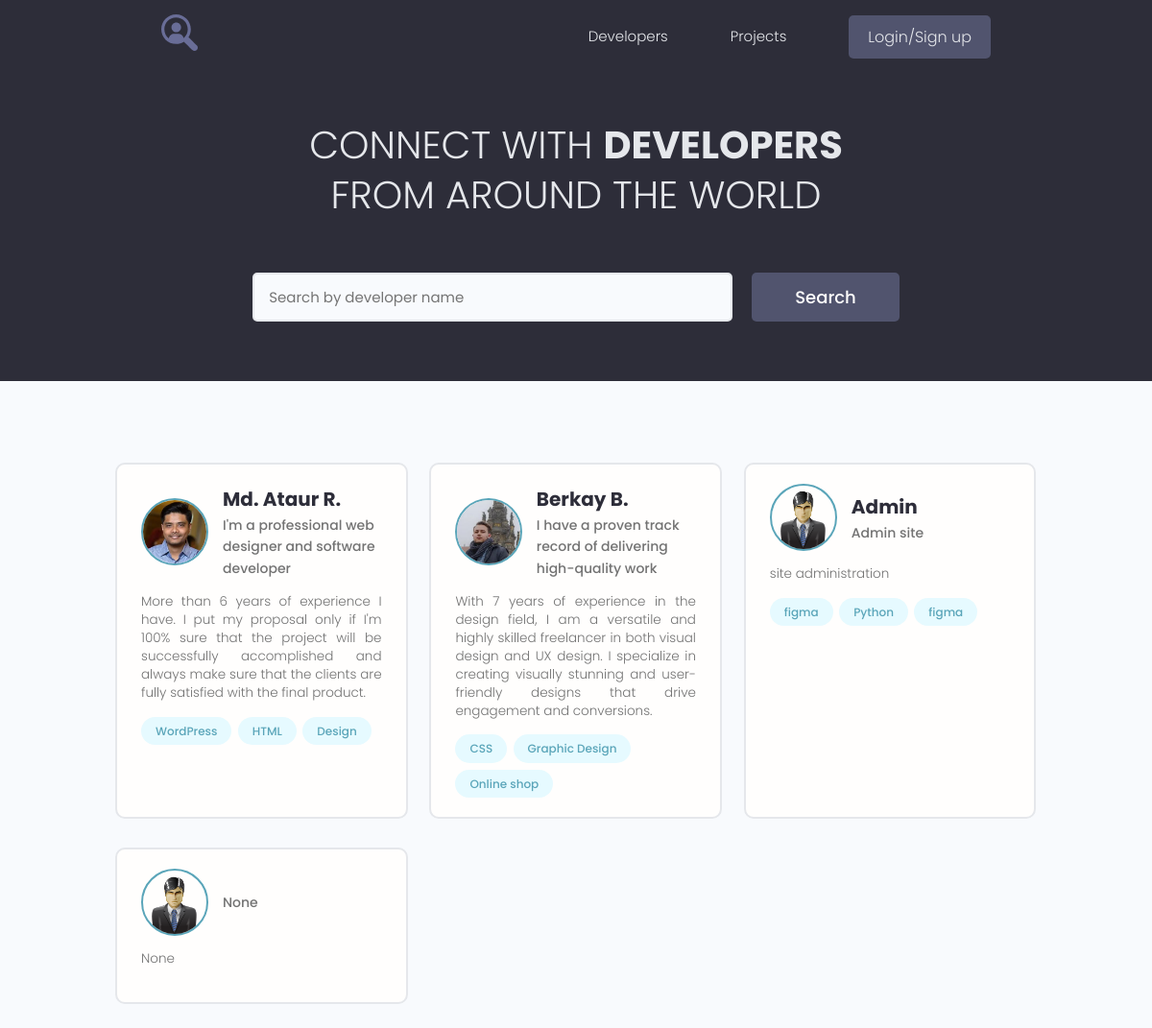
The page / on the database its author committed.
### users/models.py (models this page shows, shortened)
class Profile(models.Model):
    user = models.OneToOneField(User, on_delete=models.CASCADE, blank=True, null=True)
    name = models.CharField(max_length=200, blank=True, null=True)
    email = models.EmailField(max_length=500,blank=True,null=True)
    username = models.CharField(max_length=200,blank=True,null=True)
    short_info = models.CharField(max_length=200,blank=True,null=True)
    bio = models.TextField(blank=True,null=True)
    image = models.ImageField(upload_to='profiles/', blank=True,null=True,
      default='profiles/user-default.png')
    social_github = models.CharField(max_length=200, blank=True, null=True)
    social_youtube = models.CharField(max_length=200, blank=True, null=True)
    social_website = models.CharField(max_length=200, blank=True, null=True)
    created = models.DateTimeField(auto_now_add=True)

class Skill(models.Model):
    owner = models.ForeignKey(Profile,on_delete=models.CASCADE, blank=True,null=True)
    name = models.CharField(max_length=200, blank=True, null=True)
    description = models.TextField(blank=True, null=True)
    created = models.DateTimeField(auto_now_add=True)
    def __str__(self):
        return self.name

### users/views.py (the view)
# urls.py: path('', views.profiles, name='profiles'),
def profiles(request):
    profs, search_query = search_profiles(request)
    context = {'profiles': profs, 'search_query': search_query}
    return render(request, 'users/index.html', context)

### users/utils.py (called while the page is built)
def search_profiles(request):
    search_query = request.GET.get('search_query') if request.GET.get('search_query') else ''
    skills = Skill.objects.filter(name__iexact=search_query)
    profs = Profile.objects.distinct().filter(Q(name__icontains=search_query) |
                                                  Q(short_info__icontains=search_query) |
                                                  Q(skill__in=skills))
    return profs, search_query

### users/templates/users/index.html (shortened to what this page needs)
{% extends 'project/base.html' %}
{% block content %}
<main class="home">
    <section class="hero-section text-center">
        <div class="container container--narrow">
            <div class="hero-section__box">
                <h2>CONNECT WITH <span>DEVELOPERS</span></h2>
                <h2>FROM AROUND THE WORLD</h2>
            </div>
            <div class="hero-section__search">
                <form class="form" action="{% url 'profiles' %}" method="get">
                    <div class="form__field">
                        <input class="input input--text" id="formInput#search" type="text" name="search_query" value="{{ search_query }}"
                               placeholder="Search by developer name"/>
                    </div>
                    <input class="btn btn--sub btn--lg" type="submit" value="Search"/>
                </form>
            </div>
        </div>
    </section>
    <section class="devlist">
        <div class="container">
            <div class="grid grid--three">
                {% for profile in profiles  %}
                <div class="column card">
                    <div class="dev">
                        <a href="{% url 'user_profile' profile.id %}" class="card__body">
                            <div class="dev__profile">
                                <img class="avatar avatar--md" src="{{ profile.image.url }}"
                                     alt="image"/>
                                <div class="dev__meta">
                                    <h3>{{ profile.name }}</h3>
                                    <h5>{{ profile.short_info }}</h5>
                                </div>
                            </div>
                            <p class="dev__info">
                                {{ profile.bio }}
                            </p>
                            <div class="dev__skills">
                                {% for skill in profile.skill_set.all|slice:"3" %}
                                <span class="tag tag--pill tag--main">
                                    <small>{{ skill }}</small>
                                </span>
                                {% endfor %}
                            </div>
                        </a>
                    </div>
                </div>
                {% endfor %}
            </div>
        </div>
    </section>
</main>
{% endblock %}

### project/templates/project/base.html (shortened to what this page needs)
<!DOCTYPE html>
{% load static %}
<html lang="en">
<head>
   <link rel="stylesheet" href="https://maxcdn.bootstrapcdn.com/font-awesome/4.5.0/css/font-awesome.min.css">
  <link rel="stylesheet" href="{% static 'uikit/styles/uikit.css' %}" />
  <link rel="stylesheet" href="{% static 'styles/app.css'%}" />
</head>
<body>
{% include 'project/navbar.html' %}
{% block content %}
{% endblock %}
</body>
</html>

### project/templates/project/navbar.html (shortened to what this page needs)
{% load static %}
<header class="header">
    <div class="container container--narrow">
      <a href="{% url 'profiles' %}" class="header__logo">
        <img src="{% static 'images/logo.svg' %}" alt="DevSearch Logo" />
      </a>
      <nav class="header__nav">
          <ul class="header__menu">
          <li class="header__menuItem"><a href="{% url 'profiles' %}">Developers</a></li>
          <li class="header__menuItem"><a href="{% url 'projects' %}">Projects</a></li>
            {% if request.user.is_authenticated %}
            <li class="header__menuItem"><a href="{% url 'inbox' %}">Inbox</a></li>
            <li class="header__menuItem"><a href="{% url 'account' %}">Account</a></li>
            <li class="header__menuItem"><a href="{% url 'create-project' %}">Add project</a></li>
            <li class="header__menuItem"><a href="{% url 'logout' %}" class="btn btn--sub">Logout</a></li>
            {% else %}
          <li class="header__menuItem"><a href="{% url 'login' %}" class="btn btn--sub">Login/Sign up</a></li>
            {% endif %}
        </ul>
      </nav>
    </div>
  </header>

### project/static/styles/app.css (style rules this page uses)
:root { --color-sub: #2d2d39; }
.btn--sub { background-color: var(--color-sub-light); }
.card { border: 2px solid var(--color-light); }
img { width: 100%; }
.header { position: sticky; z-index: 111; background-color: var(--color-sub); padding: 1.5rem 0; }
.header > .container { display: flex; justify-content: space-between; align-items: center; }
.header__logo > img { height: 3.8rem; }
.header__nav > ul { display: inline-flex; align-items: center; list-style: none; gap: 6.5rem; }
.header__menuItem > a { color: var(--color-light); font-weight: 300; }
.hero-section { height: 40vh; display: flex; align-items: center; background-color: var(--color-sub); }
.hero-section__box { margin-bottom: 4rem; }
.hero-section__box > h2, .hero-section__box > h2 > span { font-size: 4rem; color: var(--color-light); line-height: 1.3; text-transform: uppercase; }
.hero-section__box > h2 { font-weight: 300; }
.hero-section__box > h2 > span { font-weight: 700; }
.hero-section__search > .form { display: flex; align-items: center; justify-content: center; gap: 2rem; }
.hero-section__search > .form input.input--text { width: 50rem; }
.devlist { margin-top: 8rem; }
.devlist .grid { align-items: stretch; }
.devlist .dev .dev__profile { display: flex; align-items: center; gap: 1.5rem; }
.devlist .dev .dev__meta h3 { color: var(--color-sub); font-size: 2rem; font-weight: 700; }
.devlist .dev .dev__meta h5 { color: var(--color-text); font-size: 1.4rem; font-weight: 500; }
.devlist .dev .dev__info { margin: 1.5rem 0; font-size: 1.35rem; line-height: 1.4; text-align: justify; }

### project/static/uikit/styles/modules/_variables.css (style rules this page uses)
:root { --color-main: #5aa5b9; --color-main-light: #e6faff; --color-sub: #3f4156; --color-sub-light: #51546e; --color-sub-lighter: #ededfd; --color-text: #737373; --color-gray: #8b8b8b; --color-light: #e5e7eb; --color-light-gray: #767676; --color-bg: #f8fafd; --color-white: #fffefd; --color-white-light: #f3f3f3; --color-success: #359e64; --color-success-bg: #def8e8; --color-error: #fc4b0b; --color-error-bg: #fff2ee; --font-base: 'Poppins', arial, helvetica, 'Segoe UI', roboto, ubuntu, sans-serif; --font-monospace: 'Fira Code', 'Courier New', courier, monospace; --font-regular: 300; --font-medium: 500; --font-bold: 700; --generic-shadow: 1px 1px 5px #00000010; --generic-transition: all 0.3s ease-in-out; }

### project/static/uikit/styles/modules/_base.css (style rules this page uses)
* { margin: 0; padding: 0; box-sizing: border-box; text-rendering: optimizeLegibility; color: inherit; font-size: inherit; }
html { font-size: 50%; }
@media only screen and (min-width: 480px) { html { font-size: 56.25%; } }
@media only screen and (min-width: 1200px) { html { font-size: 62.5%; } }
body { line-height: 1.6; font-weight: 400; font-size: 1.5rem; color: var(--color-text); background-color: var(--color-bg); min-height: 100vh; }

### project/static/uikit/styles/modules/_typography.css (style rules this page uses)
* { font-family: var(--font-base); }
h2 { font-size: 3.6rem; font-weight: var(--font-bold); }
h3 { font-size: 3.2rem; font-weight: var(--font-medium); }
h5 { font-size: 2.4rem; font-weight: var(--font-medium); }
h5, h6 { font-weight: var(--font-regular); }
p, span, strong { font-size: 1.6rem; color: var(--color-text); font-weight: var(--font-regular); }
a { padding-bottom: 2px; text-decoration: none; display: inline-block; color: var(--color-main); font-weight: var(--font-medium); }

### project/static/uikit/styles/modules/_utilities.css (style rules this page uses)
.container { width: 92%; max-width: 165rem; margin: 0 auto; box-sizing: border-box; }
.container--narrow { width: 92%; max-width: 120rem; }
@media screen and (min-width: 1000px) { .container { width: 90%; } }
@media screen and (min-width: 1000px) { .container--narrow { width: 85%; } }
@media screen and (min-width: 1200px) { .container { width: 80%; } }
@media screen and (min-width: 1200px) { .container--narrow { width: 72%; } }
.text-center { text-align: center; }

### project/static/uikit/styles/modules/_avatar.css (style rules this page uses)
.avatar { border-radius: 50%; border: 2px solid var(--color-main); object-fit: cover; }
.avatar--md { height: 7rem; width: 7rem; }

### project/static/uikit/styles/modules/_button.css (style rules this page uses)
.btn { display: inline-block; position: relative; cursor: pointer; background-color: var(--color-light); font-weight: var(--font-medium); color: var(--color-sub); text-decoration: none; padding: 1rem 2rem; border-radius: 0.5rem; border: none; width: -webkit-fit-content; width: -moz-fit-content; width: fit-content; height: -webkit-fit-content; height: -moz-fit-content; height: fit-content; font-size: 1.6rem; outline-width: 0; outline-color: transparent; -webkit-backface-visibility: hidden; backface-visibility: hidden; transition: all 0.3s ease-in-out; }
.btn--sub { background-color: var(--color-sub); color: var(--color-white); }
.btn--lg { font-size: 1.8rem; padding: 1.2rem 4.5rem; }

### rows shown on the page
Profile: image (picture), name "Md. Ataur R.", short_info "I'm a professional web designer and software developer", bio "More than 6 years of experience I have. I put my proposal only if I'm 100% sure that the project will be successfully accomplished and always make sure that the clients are fully satisfied with the final product."
Skill: name "WordPress"
Skill: name "HTML"
Skill: name "Design"
Profile: image (picture), name "Berkay B.", short_info "I have a proven track record of delivering high-quality work", bio "With 7 years of experience in the design field, I am a versatile and highly skilled freelancer in both visual design and UX design. I specialize in creating visually stunning and user-friendly designs that drive engagement and conversions."
Skill: name "CSS"
Skill: name "Graphic Design"
Skill: name "Online shop"
Profile: image (placeholder picture), name "Admin", short_info "Admin site", bio "site administration"
Skill: name "figma"
Skill: name "Python"
Skill: name "figma"
Profile: image (placeholder picture), short_info "None", bio "None"
